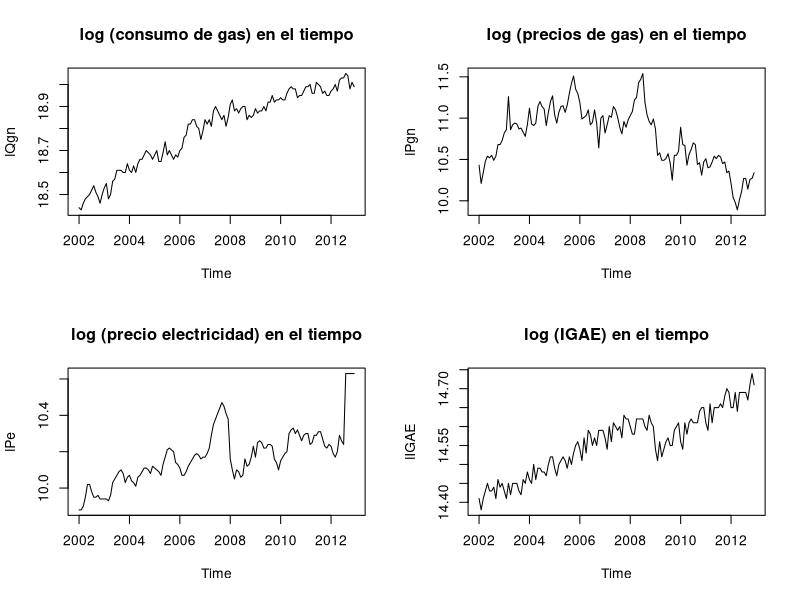
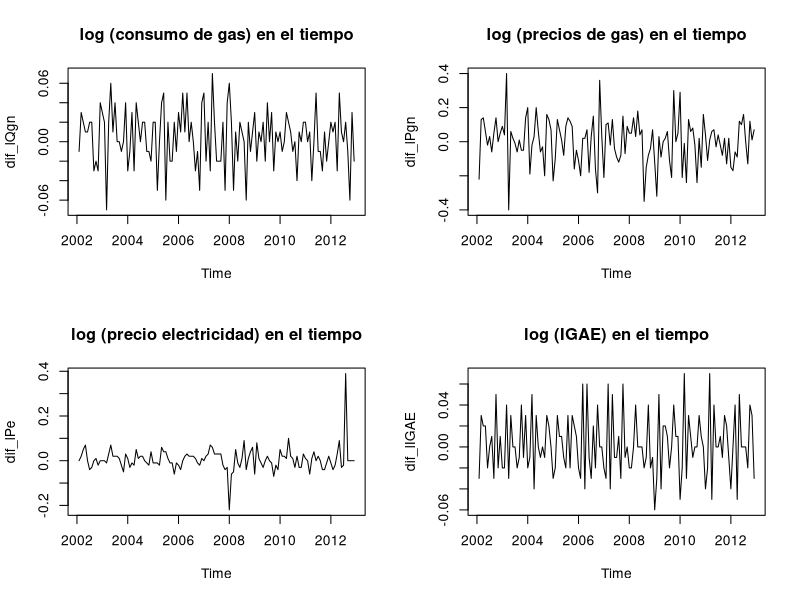
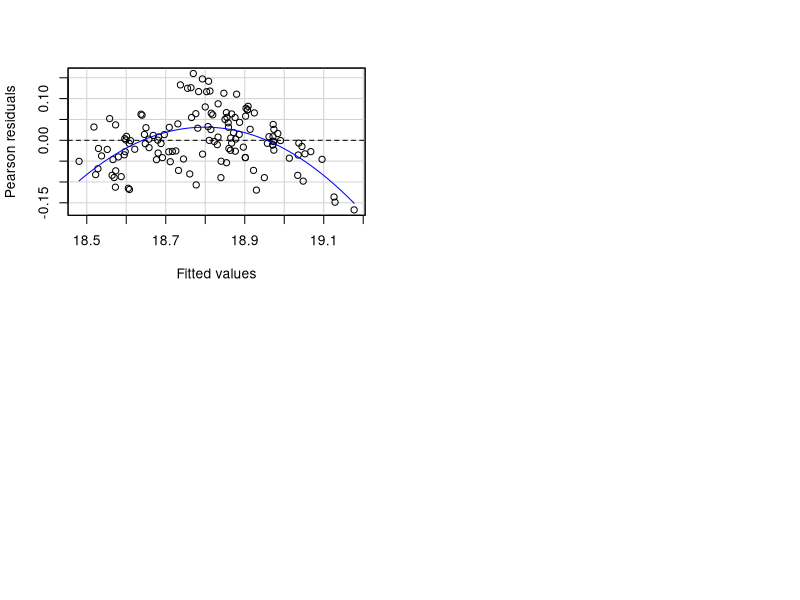

Recreate these plots in R, in order.
# NOTA: los datos ya estan normalizados en LOG considerar esto
# en sus interpretaciones,por lo que serán elasticidades los Beta
# del modelo de regresión lineal y de cointegración de Engle-Granger

# Construir la ecuación de la demanda de Gas Natural  Qgn=f( Pgn, Pe, IGAE)
# de la base "GAS.csv" donde las variables a considerar son:
#       Qgn: cantidad de gas natural consumida por el mercado
#       Pgn: precios de venta de primera mano de gas natural (VPM)
#       Pe: Precio medio de la electricidad
#       IGAE: índice general de actividad económica


# Cargar paquetes
library(urca)
library(tseries)
library(lmtest)
library(car)

# Cargar base de datos
data <- read.csv("./Gas.csv", header = T, sep = ",")
attach(data)
View(data)

# Definimos a las variables como series de tiempo
lQgn <- ts(data$Qgn, start = c(2002, 1), end = c(2012, 12), frequency = 12)
lPgn <- ts(data$Pgn, start = c(2002, 1), end = c(2012, 12), frequency = 12)
lPe <- ts(data$Pe, start = c(2002, 1), end = c(2012, 12), frequency = 12)
lIGAE <- ts(data$IGAE, start = c(2002, 1), end = c(2012, 12), frequency = 12)



# 1) Hacer los plot de las variables originales y responder:
#       i) ¿tienen tendencia? Sí
#       ii) ¿qué tipo de tendencia? estocastica, no determinista
par(mfrow = c(2, 2))
plot(lQgn, type = "l", main = "log (consumo de gas) en el tiempo")
plot(lPgn, type = "l", main = "log (precios de gas) en el tiempo")
plot(lPe, type = "l", main = "log (precio electricidad) en el tiempo")
plot(lIGAE, type = "l", main = "log (IGAE) en el tiempo")



# 2) Hacer los plot de las variables ya diferenciadas y responder:
#       ¿la diferenciación elimino la tendencia de las variables?

# Primeras diferencias
dif_lQgn <- diff(lQgn)
dif_lPgn <- diff(lPgn)
dif_lPe <- diff(lPe)
dif_lIGAE <- diff(lIGAE)

par(mfrow = c(2, 2))
plot(dif_lQgn, type = "l", main = "log (consumo de gas) en el tiempo")
plot(dif_lPgn, type = "l", main = "log (precios de gas) en el tiempo")
plot(dif_lPe, type = "l", main = "log (precio electricidad) en el tiempo")
plot(dif_lIGAE, type = "l", main = "log (IGAE) en el tiempo")

# OJO: Por la diferencia en escala sería complicado contener en una gráfica
# las 4 variables, recomiendo construirlas por separado y presentarlas en
# una matriz 2x2 para cada caso




# OPCIONAL) Aplicar las pruebas de del ADF y PP del paquete URCA a las
# variables antes y después de diferenciarlas para comprobar si se
# soluciono el problema de estacionariedad.

# ANTES
# Prueba Dickey-Fuller
lQgn.ur <- ur.df(lQgn, lags = 12, type = "none")
summary(lQgn.ur)
lPgn.ur <- ur.df(lPgn, lags = 12, type = "none")
summary(lPgn.ur)
lPe.ur <- ur.df(lPe, lags = 12, type = "none")
summary(lPe.ur)
lIGAE.ur <- ur.df(lIGAE, lags = 12, type = "none")
summary(lIGAE.ur)
# Prueba Phillips-Perron
lQgn.pp <- ur.pp(lQgn, type = "Z-tau", model = "trend", lags = "long")
summary(lQgn.pp)
lPgn.pp <- ur.pp(lPgn, type = "Z-tau", model = "trend", lags = "long")
summary(lPgn.pp)
lPe.pp <- ur.pp(lPe, type = "Z-tau", model = "trend", lags = "long")
summary(lPe.pp)
lIGAE.pp <- ur.pp(lIGAE, type = "Z-tau", model = "trend", lags = "long")
summary(lIGAE.pp)

# DESPUES
# Prueba Dickey-Fuller
dif_lQgn.ur <- ur.df(dif_lQgn, lags = 12, type = "none")
summary(dif_lQgn.ur)
dif_lPgn.ur <- ur.df(dif_lPgn, lags = 12, type = "none")
summary(dif_lPgn.ur)
dif_lPe.ur <- ur.df(dif_lPe, lags = 12, type = "none")
summary(dif_lPe.ur)
dif_lIGAE.ur <- ur.df(dif_lIGAE, lags = 12, type = "none")
summary(dif_lIGAE.ur)
# Prueba Phillips-Perron
dif_lQgn.pp <- ur.pp(dif_lQgn, type = "Z-tau", model = "trend", lags = "long")
summary(dif_lQgn.pp)
dif_lPgn.pp <- ur.pp(dif_lPgn, type = "Z-tau", model = "trend", lags = "long")
summary(dif_lPgn.pp)
dif_lPe.pp <- ur.pp(dif_lPe, type = "Z-tau", model = "trend", lags = "long")
summary(dif_lPe.pp)
dif_lIGAE.pp <- ur.pp(dif_lIGAE, type = "Z-tau", model = "trend", lags = "long")
summary(dif_lIGAE.pp)




# 3)  Construir el modelo Qgn=f( Pgn, Pe, IGAE) y generar sus residuales,
# para aplicar la prueba gráfica "residualPlot" y contestar:
#       i) ¿tienen tendencia los residuales?
#       ii) ¿qué tan dispersos son?
#       iii) ¿son próximos a cero?

mod <- lm(lQgn ~ lPgn + lPe + lIGAE)
summary(mod)
# Residuales
res <- residuals(mod)
summary(res)
# Grafica de residuales
residualPlot(mod)




# 4) Aplicar la pruebas "Pz" y "Pu" de Phillips y Ouliaris y responder:
#       ¿las variables del modelo cointegran?
# NOTA: Recuerden integrar las variables en un objeto usando la función "cbind"

# cbind para integrar variables en un solo objeto
ecb.gas <- cbind(lQgn, lPgn, lPe, lIGAE)

# Prueba PZ
Lc.po <- ca.po(ecb.gas, type = "Pz")
summary(Lc.po)

# Prueba PU
Lc.pu <- ca.po(ecb.gas, type = "Pu")
summary(Lc.pu)




# 5) Aplicar el método Engle-Granger al modelo.
#   Comparar con el modelo original y responder:
#       ¿Los residuales rezagados son consistentes a la teoría?
#       Interpretar la elasticidad de corto plazo (modelo de E-G) y la
#       elasticidad de largo plazo (modelo original)

# Correccion de Errores de Engle-Granger
#   Se rezagan los residualel del modelo original
lagres <- lag(res)

# Se pierde 1 observacion
ts_lagres <- ts(lagres, start = c(2002, 2), end = c(2012, 12), frequency = 12)

# Regresion del Modelo Engle-Granger
mce <- lm(dif_lQgn ~ dif_lPgn + dif_lPe + dif_lIGAE + ts_lagres)
summary(mce)
# Parametro es negativo, menor a 1
# Se acepta que tiende a una relacion a largo plazo
#   y la elasticidad del consumo de LP es de 1.42
#   indica una sobrereaccion del consumo de CP

# Ahora el modelo tiene cointegracion
